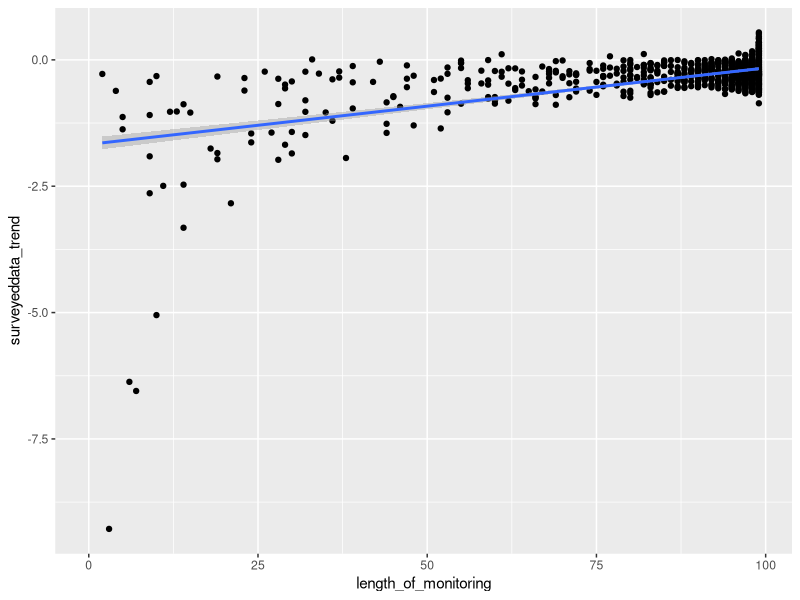
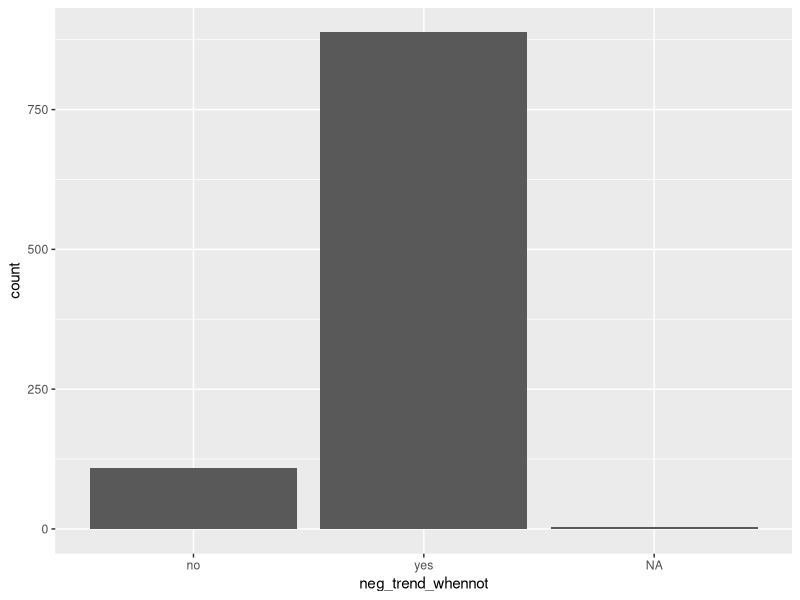

Write R code to recreate these figures, in order.
## ---- chunk 1
library(ggplot2)
library(tidyverse)
## ---- chunk 2
simulations = 1000

compare <- data.frame(simulations=1:simulations,allyears_trend=NA, surveyeddata_trend=NA, length_of_monitoring=NA, neg_trend_whennot=NA)
## ---- chunk 3
for(sims in 1:simulations){
  
  N0 <- runif(1, 1,700) # grabs our starting population size from a random uniform distribution
  R <- 2
  K <- 500
  
  maxtimesteps = 100 # this is the maximum number of time steps
  
  dat <- data.frame(timestep=1:maxtimesteps,popsize=c(N0, rep(NA, 99))) # this sets our initial population size at time step one and creates an otherwise empty data frame to contain the results
  
  PopNow <- N0 # assigns our current population size to the object PopNow
  
  for(i in 2:nrow(dat)) { 
    dat[i,"popsize"] <- dat[(i-1),"popsize"] + dat[(i-1),"popsize"]*R*(1-dat[(i-1),"popsize"]/K)*rnorm(1, mean=1, sd=0.1)    
  } 
  # pop at time i is pop at time i-1 + popl at time i-1 times R times 1-pop at i-1 divided by K times error term. 
  
  allyears <- lm(data=dat, popsize ~ timestep) # this looks to see if there is a trend in this simulated population. 
  
  compare[sims,"allyears_trend"] <- allyears$coefficients[2] # this pulls out the beta value for that trend
  
  startdate <- which(dat$popsize==max(dat$popsize)) # this picks a random start date in those 100 time steps
  
  compare[sims,"length_of_monitoring"] <- 100 - startdate # this this figures out how long the monitoring will run for based on the start date
  
  interval <- 2
  
  surveytimesteps <- seq(startdate, maxtimesteps, by=interval) # this creates time steps every two years from the start date to the end of our timesteps. 
  
  surveyed_data <- dat[surveytimesteps,] # this subsets our population data to include on the timesteps we surveyed
  
  surveyedyears <- lm(data=surveyed_data, popsize ~ timestep) # this looks for a trend between our observed population size and time. 
  
  compare[sims,"surveyeddata_trend"] <- surveyedyears$coefficients[2] # this pulls out that beta coefficient
  
  compare[sims,"neg_trend_whennot"] <- ifelse(compare[sims,"surveyeddata_trend"]<0&compare[sims,"allyears_trend"]>0,"yes","no")
} # this tells us whether or not we observed a negative trend when one did not actually occur. 

sdat <- surveyed_data %>% gather("poptype","popsize",-timestep) # rearranging data for graphing
## ---- chunk 4
ggplot(data=compare, aes(x=length_of_monitoring, y=surveyeddata_trend))+geom_point()+geom_smooth(method="lm")
## ---- chunk 5
ggplot(data=compare, aes(x=neg_trend_whennot)) + 
geom_bar()
